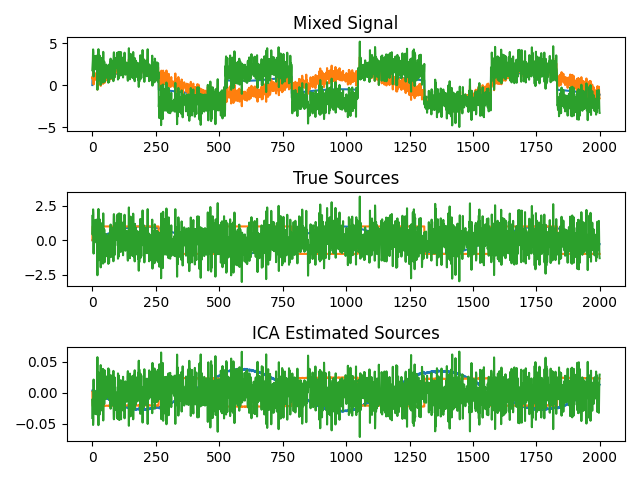

Python code for this plot:
import numpy as np
from sklearn.decomposition import FastICA

# Generate a random signal with 3 independent sources
np.random.seed(0)
n_samples = 2000
time = np.linspace(0, 8, n_samples)
s1 = np.sin(2 * time)
s2 = np.sign(np.sin(3 * time))
s3 = np.random.randn(n_samples)
S = np.c_[s1, s2, s3]

# Mix the sources using a random mixing matrix
A = np.array([[0.5, 1.0, 0.0], [1.5, 0.5, 0.5], [0.0, 2.0, 1.0]])
X = np.dot(S, A.T)

# Perform ICA on the mixed signal
ica = FastICA(n_components=3)
S_ = ica.fit_transform(X)

# Plot the results
import matplotlib.pyplot as plt

plt.figure()

models = [X, S, S_]
names = ['Mixed Signal', 'True Sources', 'ICA Estimated Sources']

for i, (model, name) in enumerate(zip(models, names)):
    plt.subplot(3, 1, i + 1)
    plt.title(name)
    for sig in model.T:
        plt.plot(sig)

plt.tight_layout()
plt.show()
